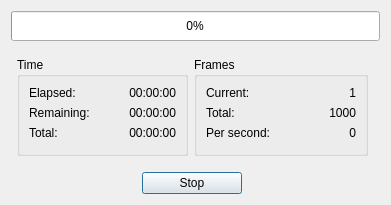
<?xml version="1.0" encoding="UTF-8"?>
<ui version="4.0">
 <class>StabilizeWindow</class>
 <widget class="QDialog" name="StabilizeWindow">
  <property name="geometry">
   <rect>
    <x>0</x>
    <y>0</y>
    <width>364</width>
    <height>205</height>
   </rect>
  </property>
  <property name="minimumSize">
   <size>
    <width>0</width>
    <height>205</height>
   </size>
  </property>
  <property name="maximumSize">
   <size>
    <width>99999</width>
    <height>205</height>
   </size>
  </property>
  <property name="windowTitle">
   <string>OrientView - Stabilizer analysis</string>
  </property>
  <property name="windowIcon">
   <iconset resource="OrientView.qrc">
    <normaloff>:/icons/misc/icons/orientview.ico</normaloff>:/icons/misc/icons/orientview.ico</iconset>
  </property>
  <layout class="QGridLayout" name="gridLayout_4">
   <item row="3" column="2" colspan="2">
    <widget class="QGroupBox" name="groupBox_2">
     <property name="title">
      <string>Frames</string>
     </property>
     <layout class="QGridLayout" name="gridLayout_2">
      <item row="3" column="1">
       <spacer name="verticalSpacer_3">
        <property name="orientation">
         <enum>Qt::Vertical</enum>
        </property>
        <property name="sizeHint" stdset="0">
         <size>
          <width>20</width>
          <height>40</height>
         </size>
        </property>
       </spacer>
      </item>
      <item row="0" column="0">
       <widget class="QLabel" name="label_3">
        <property name="minimumSize">
         <size>
          <width>0</width>
          <height>0</height>
         </size>
        </property>
        <property name="maximumSize">
         <size>
          <width>16777215</width>
          <height>16777215</height>
         </size>
        </property>
        <property name="text">
         <string>Current:</string>
        </property>
       </widget>
      </item>
      <item row="0" column="1">
       <widget class="QLabel" name="labelCurrentFrame">
        <property name="minimumSize">
         <size>
          <width>80</width>
          <height>0</height>
         </size>
        </property>
        <property name="text">
         <string>1</string>
        </property>
        <property name="alignment">
         <set>Qt::AlignRight|Qt::AlignTrailing|Qt::AlignVCenter</set>
        </property>
       </widget>
      </item>
      <item row="2" column="0">
       <widget class="QLabel" name="label_5">
        <property name="minimumSize">
         <size>
          <width>0</width>
          <height>0</height>
         </size>
        </property>
        <property name="maximumSize">
         <size>
          <width>16777215</width>
          <height>16777215</height>
         </size>
        </property>
        <property name="text">
         <string>Per second:</string>
        </property>
       </widget>
      </item>
      <item row="2" column="1">
       <widget class="QLabel" name="labelFramesPerSecond">
        <property name="minimumSize">
         <size>
          <width>80</width>
          <height>0</height>
         </size>
        </property>
        <property name="text">
         <string>0</string>
        </property>
        <property name="alignment">
         <set>Qt::AlignRight|Qt::AlignTrailing|Qt::AlignVCenter</set>
        </property>
       </widget>
      </item>
      <item row="1" column="0">
       <widget class="QLabel" name="label_8">
        <property name="minimumSize">
         <size>
          <width>0</width>
          <height>0</height>
         </size>
        </property>
        <property name="maximumSize">
         <size>
          <width>16777215</width>
          <height>16777215</height>
         </size>
        </property>
        <property name="text">
         <string>Total:</string>
        </property>
       </widget>
      </item>
      <item row="1" column="1">
       <widget class="QLabel" name="labelTotalFrames">
        <property name="minimumSize">
         <size>
          <width>80</width>
          <height>0</height>
         </size>
        </property>
        <property name="text">
         <string>1000</string>
        </property>
        <property name="alignment">
         <set>Qt::AlignRight|Qt::AlignTrailing|Qt::AlignVCenter</set>
        </property>
       </widget>
      </item>
     </layout>
    </widget>
   </item>
   <item row="3" column="1">
    <widget class="QGroupBox" name="groupBox">
     <property name="title">
      <string>Time</string>
     </property>
     <layout class="QGridLayout" name="gridLayout">
      <item row="2" column="0">
       <widget class="QLabel" name="label_7">
        <property name="minimumSize">
         <size>
          <width>0</width>
          <height>0</height>
         </size>
        </property>
        <property name="maximumSize">
         <size>
          <width>16777215</width>
          <height>16777215</height>
         </size>
        </property>
        <property name="text">
         <string>Total:</string>
        </property>
       </widget>
      </item>
      <item row="2" column="1">
       <widget class="QLabel" name="labelTotalTime">
        <property name="minimumSize">
         <size>
          <width>80</width>
          <height>0</height>
         </size>
        </property>
        <property name="text">
         <string>00:00:00</string>
        </property>
        <property name="alignment">
         <set>Qt::AlignRight|Qt::AlignTrailing|Qt::AlignVCenter</set>
        </property>
       </widget>
      </item>
      <item row="1" column="1">
       <widget class="QLabel" name="labelRemainingTime">
        <property name="minimumSize">
         <size>
          <width>80</width>
          <height>0</height>
         </size>
        </property>
        <property name="text">
         <string>00:00:00</string>
        </property>
        <property name="alignment">
         <set>Qt::AlignRight|Qt::AlignTrailing|Qt::AlignVCenter</set>
        </property>
       </widget>
      </item>
      <item row="0" column="1">
       <widget class="QLabel" name="labelElapsedTime">
        <property name="minimumSize">
         <size>
          <width>80</width>
          <height>0</height>
         </size>
        </property>
        <property name="text">
         <string>00:00:00</string>
        </property>
        <property name="alignment">
         <set>Qt::AlignRight|Qt::AlignTrailing|Qt::AlignVCenter</set>
        </property>
       </widget>
      </item>
      <item row="1" column="0">
       <widget class="QLabel" name="label_2">
        <property name="minimumSize">
         <size>
          <width>0</width>
          <height>0</height>
         </size>
        </property>
        <property name="maximumSize">
         <size>
          <width>16777215</width>
          <height>16777215</height>
         </size>
        </property>
        <property name="text">
         <string>Remaining:</string>
        </property>
       </widget>
      </item>
      <item row="0" column="0">
       <widget class="QLabel" name="label">
        <property name="minimumSize">
         <size>
          <width>0</width>
          <height>0</height>
         </size>
        </property>
        <property name="maximumSize">
         <size>
          <width>16777215</width>
          <height>16777215</height>
         </size>
        </property>
        <property name="text">
         <string>Elapsed:</string>
        </property>
       </widget>
      </item>
      <item row="3" column="1">
       <spacer name="verticalSpacer_2">
        <property name="orientation">
         <enum>Qt::Vertical</enum>
        </property>
        <property name="sizeHint" stdset="0">
         <size>
          <width>20</width>
          <height>40</height>
         </size>
        </property>
       </spacer>
      </item>
     </layout>
    </widget>
   </item>
   <item row="1" column="2">
    <spacer name="verticalSpacer_6">
     <property name="orientation">
      <enum>Qt::Vertical</enum>
     </property>
     <property name="sizeType">
      <enum>QSizePolicy::MinimumExpanding</enum>
     </property>
     <property name="sizeHint" stdset="0">
      <size>
       <width>20</width>
       <height>10</height>
      </size>
     </property>
    </spacer>
   </item>
   <item row="3" column="5">
    <spacer name="horizontalSpacer_2">
     <property name="orientation">
      <enum>Qt::Horizontal</enum>
     </property>
     <property name="sizeHint" stdset="0">
      <size>
       <width>40</width>
       <height>20</height>
      </size>
     </property>
    </spacer>
   </item>
   <item row="3" column="0">
    <spacer name="horizontalSpacer">
     <property name="orientation">
      <enum>Qt::Horizontal</enum>
     </property>
     <property name="sizeHint" stdset="0">
      <size>
       <width>40</width>
       <height>20</height>
      </size>
     </property>
    </spacer>
   </item>
   <item row="0" column="0" colspan="6">
    <widget class="QProgressBar" name="progressBarMain">
     <property name="minimumSize">
      <size>
       <width>0</width>
       <height>30</height>
      </size>
     </property>
     <property name="styleSheet">
      <string notr="true">text-align: center;</string>
     </property>
     <property name="maximum">
      <number>1000</number>
     </property>
     <property name="value">
      <number>0</number>
     </property>
    </widget>
   </item>
   <item row="5" column="1" colspan="3" alignment="Qt::AlignHCenter">
    <widget class="QPushButton" name="pushButtonStopClose">
     <property name="sizePolicy">
      <sizepolicy hsizetype="Maximum" vsizetype="Fixed">
       <horstretch>0</horstretch>
       <verstretch>0</verstretch>
      </sizepolicy>
     </property>
     <property name="minimumSize">
      <size>
       <width>100</width>
       <height>0</height>
      </size>
     </property>
     <property name="maximumSize">
      <size>
       <width>16777215</width>
       <height>16777215</height>
      </size>
     </property>
     <property name="text">
      <string>Stop</string>
     </property>
    </widget>
   </item>
   <item row="4" column="2">
    <spacer name="verticalSpacer_7">
     <property name="orientation">
      <enum>Qt::Vertical</enum>
     </property>
     <property name="sizeType">
      <enum>QSizePolicy::MinimumExpanding</enum>
     </property>
     <property name="sizeHint" stdset="0">
      <size>
       <width>20</width>
       <height>10</height>
      </size>
     </property>
    </spacer>
   </item>
  </layout>
 </widget>
 <resources>
  <include location="OrientView.qrc"/>
 </resources>
 <connections/>
 <designerdata>
  <property name="gridDeltaX">
   <number>10</number>
  </property>
  <property name="gridDeltaY">
   <number>10</number>
  </property>
  <property name="gridSnapX">
   <bool>true</bool>
  </property>
  <property name="gridSnapY">
   <bool>true</bool>
  </property>
  <property name="gridVisible">
   <bool>true</bool>
  </property>
 </designerdata>
</ui>
